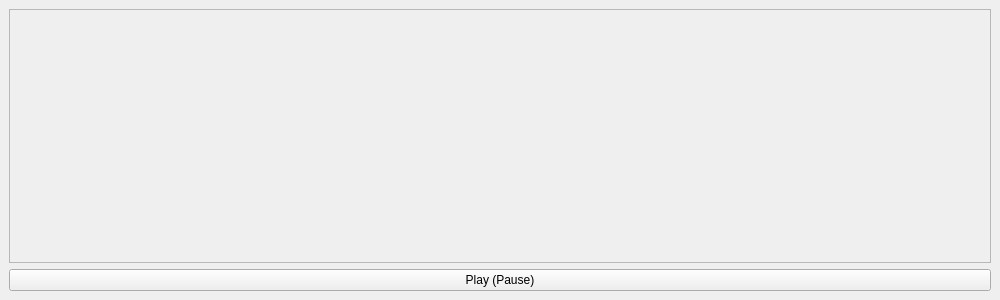
<?xml version="1.0" encoding="UTF-8"?>
<ui version="4.0">
 <class>AgentViewWindow</class>
 <widget class="QMainWindow" name="AgentViewWindow">
  <property name="geometry">
   <rect>
    <x>0</x>
    <y>0</y>
    <width>1000</width>
    <height>300</height>
   </rect>
  </property>
  <property name="sizePolicy">
   <sizepolicy hsizetype="Preferred" vsizetype="Preferred">
    <horstretch>0</horstretch>
    <verstretch>0</verstretch>
   </sizepolicy>
  </property>
  <property name="minimumSize">
   <size>
    <width>500</width>
    <height>0</height>
   </size>
  </property>
  <property name="windowTitle">
   <string>Divisaction - Agent View</string>
  </property>
  <widget class="QWidget" name="centralwidget">
   <layout class="QVBoxLayout" name="verticalLayout">
    <item>
     <widget class="QScrollArea" name="scrollArea">
      <property name="widgetResizable">
       <bool>true</bool>
      </property>
      <widget class="QWidget" name="scrollAreaWidgetContents">
       <property name="geometry">
        <rect>
         <x>0</x>
         <y>0</y>
         <width>980</width>
         <height>248</height>
        </rect>
       </property>
       <layout class="QGridLayout" name="gridLayout"/>
      </widget>
     </widget>
    </item>
    <item>
     <widget class="QPushButton" name="playPauseButton">
      <property name="text">
       <string>Play (Pause)</string>
      </property>
     </widget>
    </item>
   </layout>
  </widget>
 </widget>
 <resources/>
 <connections/>
</ui>
